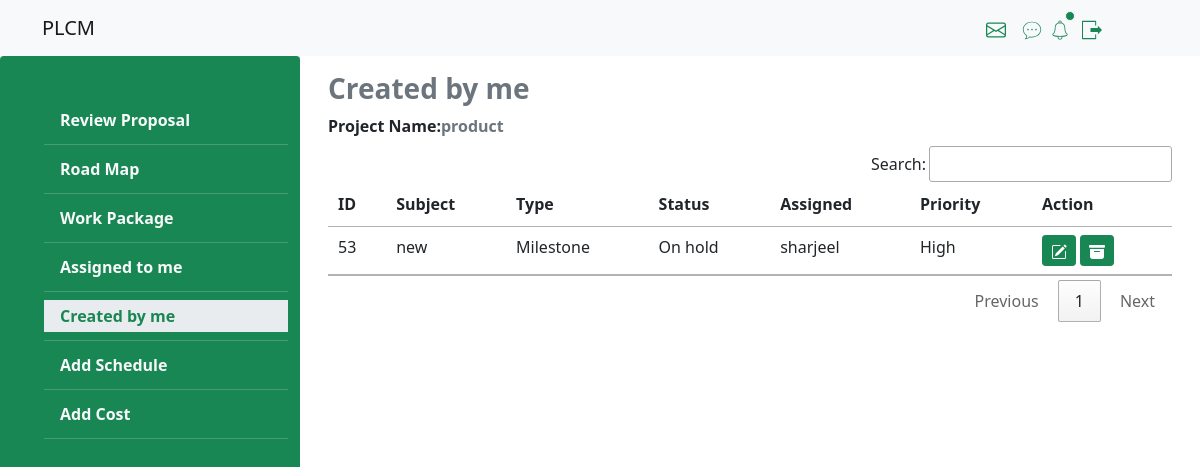
The page /created_me.php?id=84 (signed in) on the database its author committed.
### tables this page shows
CREATE TABLE `projects` (
  `p_id` int(11) NOT NULL,
  `p_title` text NOT NULL,
  `p_category` text NOT NULL,
  `p_problem` text NOT NULL,
  `p_description` text NOT NULL,
  `file_path` text NOT NULL,
  `a_id` int(11) NOT NULL
);

CREATE TABLE `module` (
  `mod_id` int(11) NOT NULL,
  `create_id` int(11) NOT NULL,
  `assign_id` int(11) NOT NULL,
  `p_id` int(11) NOT NULL,
  `subject` text NOT NULL,
  `status` text NOT NULL,
  `priority` text NOT NULL,
  `type` text NOT NULL,
  `m_file_path` text DEFAULT NULL,
  `date` timestamp NOT NULL DEFAULT current_timestamp() ON UPDATE current_timestamp()
);

CREATE TABLE `members` (
  `m_id` int(11) NOT NULL,
  `f_name` text NOT NULL,
  `l_name` text NOT NULL,
  `reg_no` text NOT NULL,
  `email` text NOT NULL,
  `password` text NOT NULL,
  `designation` text NOT NULL,
  `speciality` text NOT NULL,
  `img_path` text NOT NULL,
  `date` timestamp NOT NULL DEFAULT current_timestamp() ON UPDATE current_timestamp()
);

### php/chat_notify_query.php (called while the page is built, shortened)
<?php
$query="select link_page,n_id,c_id, p_title,notifications.p_id,notifications.date,status,f_name,l_name,name,notifications.description,notifications.u_category from notifications,projects,members where (notifications.p_id=projects.p_id and u_category='admin' and members.m_id=".$id." and u_id=".$id.") or (notifications.p_id=projects.p_id and u_category='member' and members.m_id=".$id."  and u_id=".$id.") order by n_id desc";;
$result=mysqli_query($conn,$query);
$query="select * from notifications where u_id=".$id." and status='unseen' ";
$check=mysqli_query($conn,$query);
?>

### created_me.php (the view, shortened to what this page needs)
<?php
include_once("connection/connection.php");
$m_id=$_SESSION['id'];
if(isset($_REQUEST['id'])){
  $id=$_REQUEST['id'];
 $query="select * from projects where p_id=".$id;
  $project=mysqli_query($conn,$query);
  $pro=mysqli_fetch_assoc($project);
  $query="select f_name,mod_id,subject,type,status,priority,module.date,m_file_path from module,members where p_id=".$pro['p_id']." and m_id=assign_id and create_id=".$m_id." order by mod_id desc";
  $fetch=mysqli_query($conn,$query);
  $id=$_SESSION['id'];
  include("php/chat_notify_query.php");
  $id=$_REQUEST['id'];
}
?>
<!doctype html>
<html lang="en">
  <head>
    <link href="https://cdn.jsdelivr.net/npm/bootstrap@5.1.3/dist/css/bootstrap.min.css" rel="stylesheet">
    <link rel='stylesheet' href='css/style.css'>
    <link rel='stylesheet' href='css/style2.css'>
    <link rel="stylesheet" type="text/css" href="//cdn.datatables.net/1.10.21/css/jquery.dataTables.min.css"/>
  </head>
  <body>
  <div class='container-fluid p-0 responsive'>
  <nav class="navbar navbar-expand-md navbar-light bg-light">
  <div class="container">
  <a class="navbar-brand" href="home.php">PLCM</a>
    <div class="collapse navbar-collapse" id="navbarSupportedContent">
      <div class=' d-flex align-items-center justify-md-content-start justify-content-around'>
<div class='position-relative mail me-2  d-inline-block d-md-block mt-md-0 mt-2 '>
        <a href='inbox_mail.php'>
</a>
      </div>
      <div class='position-relative chat ms-2  d-inline-block d-md-block mt-md-0 mt-2 '>
        <a href='chat.php'>
      </a>
</div>
<div class=" position-relative ms-2   mt-md-0 mt-2 ">
  <span class="position-absolute top-0  start-100 translate-middle p-1 bg-success border border-light rounded-circle dot_notify <?php echo(mysqli_num_rows($check)>0)?"d-block":"d-none"; ?>">
  </span>
</div>
      <ul class='navbar-nav me-5 ms-1 mt-md-0 mt-2  '>
      <li class="nav-item dropdown">
          <a class="nav-link dropdown-toggle link_logout" href="#" id="navbarDropdown" role="button" data-bs-toggle="dropdown" aria-expanded="false">
          </a>
        </li>
</ul>
</div>
    </div>
  </div>
</nav>
<div class="offcanvas offcanvas-end" tabindex="-1" id="offcanvasRight" aria-labelledby="offcanvasRightLabel" >
  <div class="offcanvas-body " >
  <?php if(mysqli_num_rows($result)>0){
    while($row=mysqli_fetch_assoc($result))
    { ?>
   </div>
  <?php  }
  } else{?>
       <div class='text-muted text-center'>no notification</div>
  <?php } ?>
<section class=' bg h-100'>
  <div class='row m-0 align-items-stretch justify-content-start h-100 '>
  <div class='col-md-3 d-none d-md-block  bg-success rounded  '>
  <ul class='menu mt-5'>
            <li><a class="dropdown-item text-light fw-bold " href="detail_project.php?id=<?php echo $id;?>">Review Proposal</a></li>
            <li><hr class="dropdown-divider text-light"></li>
            <li><a class="dropdown-item text-light fw-bold " href="road_map.php?id=<?php echo $id;?>">Road Map</a></li>
              <li><hr class="dropdown-divider text-light"></li>
              <li><a class="dropdown-item text-light fw-bold " href="work_packages.php?id=<?php echo $id;?>">Work Package</a></li>
              <li><hr class="dropdown-divider text-light"></li>
              <li><a class="dropdown-item text-light fw-bold" href="assign_me.php?id=<?php echo $id;?>">Assigned to me</a></li>
              <li><hr class="dropdown-divider text-light"></li>
              <li><a class="dropdown-item text-light fw-bold active" href="created_me.php?id=<?php echo $id;?>">Created by me</a></li>
              <li><hr class="dropdown-divider text-light"></li>
              <li><a class="dropdown-item text-light fw-bold" href="add_schedule.php?id=<?php echo $id;?>">Add Schedule</a></li>
              <li><hr class="dropdown-divider text-light"></li>
              <li><a class="dropdown-item text-light fw-bold " href="add_cost.php?id=<?php echo $id;?>">Add Cost</a></li>
              <li><hr class="dropdown-divider text-light"></li>
</ul>
</div>
<div class='col-md-9 bg-body'>
<div class='row bg-body p-3 h-auto'>
          <div class='col-12 text-muted h3 fw-bold'>
            Created by me
          </div>
          <div class='col-12 text-muted  fw-bold'>
            <span class='text-dark'>Project Name:</span><span><?php echo $pro['p_title']; ?>        </div>
         <div class='col-12'>
         <div class="table-responsive mt-2">
<table id="userTable" class=' table table-hover '>
        <thead>
            <th>ID</th>
            <th>Subject</th>
            <th>Type</th>
            <th>Status</th>
            <th>Assigned</th>
            <th>Priority</th>
            <th>Action</th>
        </thead>
        <tbody>
           <?php
           if(mysqli_num_rows($fetch)>0){
           while($fet=mysqli_fetch_assoc($fetch)){?>
           <tr>
             <td><?php echo $fet['mod_id'];?></td>
             <td><?php echo $fet['subject'];?></td>
             <td><?php echo $fet['type'];?></td>
             <td><?php echo $fet['status'];?></td>
             <td><?php echo $fet['f_name'];?></td>
             <td><?php echo $fet['priority'];?></td>
             <td>
                          <a class="btn btn-success btn-sm" data-bs-toggle="tooltip" data-bs-html="true" title="<em >update</em> " href="edit_module.php?id=<?php echo $id."&& mod_id=".$fet['mod_id'];?>"></a>
                          <button class="btn btn-success btn-sm delete" data-bs-toggle="tooltip" data-bs-html="true" title="<em>delete</em>" data-id="<?php echo $fet['mod_id'];?>" ></button>
                                  </td>
           </tr>
           <?php }} ?>
        </tbody>
    </table>
                </div>
  </div>
   </div>
</div>
</div>
</section>
</body>
</html>

### css/style2.css (style rules this page uses)
.row , .col-md-5,.col-md-7 { height:100%; display:flex; justify-content: center; align-items: center; }
.bg { background-color:#e9ecef; }
.active { background-color:#198754!important; }
.menu { list-style:none; position:sticky; left:0px; top:0px; }
.responsive { height:100vh; background-color:#e9ecef; }
.link_logout::after { display:none; }
.active { background-color:#e9ecef!important; color:#198754!important; }

### rows shown on the page
projects: p_title "product"
module: mod_id "53", subject "new", type "Milestone", status "On hold", members.f_name "sharjeel", priority "High"
